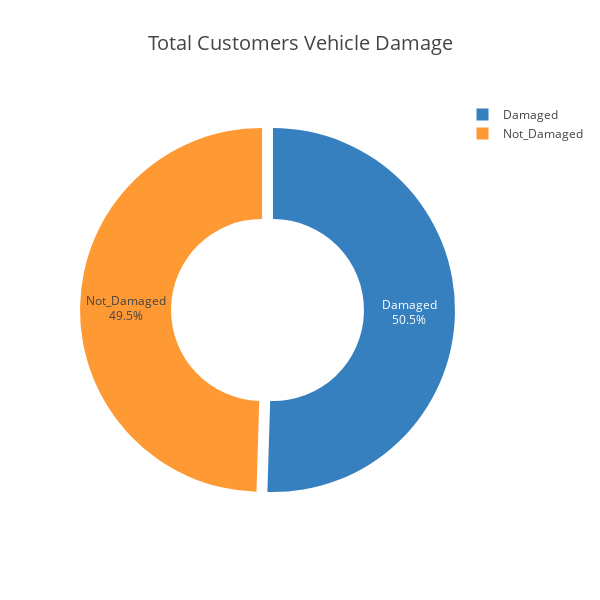

The cell this chart's notebook holds for it:
### Code cell
# Verificando quantos clientes ja danificaram os carros
new_index = pd.DataFrame(['Damaged','Not_Damaged'],columns=['status'])

temp =df['Vehicle_Damage'].value_counts().to_frame().reset_index()
temp = pd.concat((temp,new_index),axis=1)

layout = cf.Layout(title ='Total Customers Vehicle Damage',titlefont=dict(size=20),
                  xaxis=dict(title=''),yaxis=dict(title=''),
                  autosize = False,width = 600, height= 600)

temp.iplot(kind='pie',hole = 0.5,pull=0.03,colors=['Blue','Orange'],
           textinfo='label+percent',values ='Vehicle_Damage',labels='status',
           layout=layout)

### Figure 1 — Plotly figure (JSON) as saved in the notebook; plotly's stock layout.template omitted (floating-point values rounded to 4 significant figures)
{"data": [{"hole": 0.5, "labels": ["Damaged", "Not_Damaged"], "marker": {"colors": ["rgba(55, 128, 191, 1.0)", "rgba(255, 153, 51, 1.0)"]}, "name": "", "pull": 0.03, "textinfo": "label+percent", "type": "pie", "values": [192413, 188696]}], "layout": {"autosize": false, "height": 600, "title": {"font": {"size": 20}, "text": "Total Customers Vehicle Damage"}, "width": 600}}
